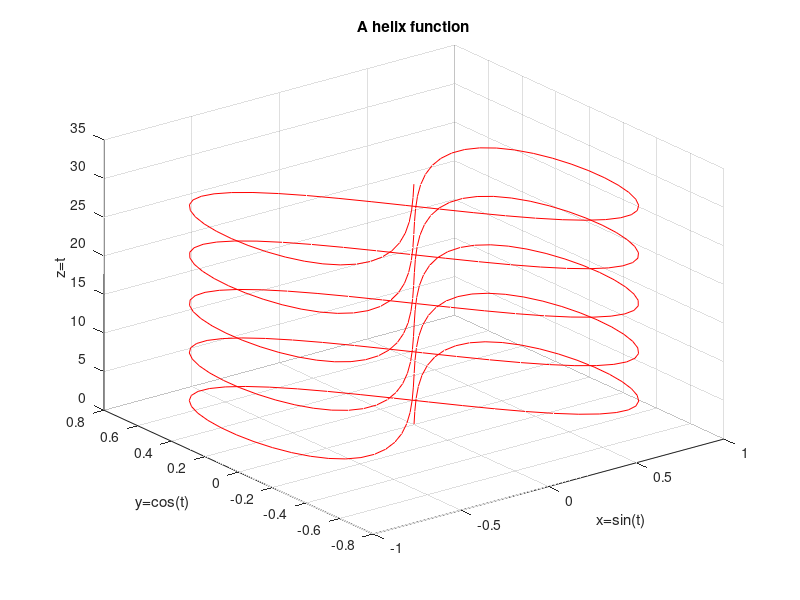

Here is the MATLAB script that generated this plot:
% -----------------------------------------------------
% plotting3d_helix.m
% -----------------------------------------------------
% Write a program that computes and plots a helix in 3D. 
% -----------------------------------------------------
% Notes: None. 
% -----------------------------------------------------
% Priya Thamburaj Goeser
% Original: January 10th 2011
% Modified: March 5th 2012
% Copyright (c) 2012 Priya Thamburaj Goeser. 
% All Rights Reserved.
%------------------------------------------------------

% Clear all variables and clear the command window
clear all 
clc

% Close all open figure windows
close all

% define t (the parameter)
t=[0:0.1:10*pi];

% compute x, y and z
x=sin(t);
y=cos(t).*sin(t);
z=t;

% open a figure window and plot the helix
figure
plot3(x,y,z,'r');
xlabel('x=sin(t)');
ylabel('y=cos(t)');
zlabel('z=t');
title('A helix function');
grid on
